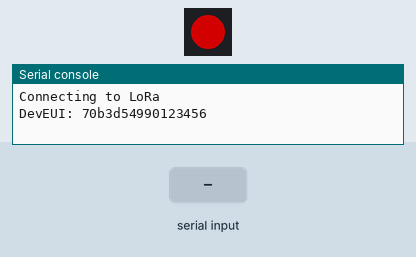
The program below on a simulated Pycom board running MicroPython. Parts: 1 RGB LEDs in strip order, left to right, the last lines printed to the serial console. Inputs (shaded band) come from the test bench. Dim RGB values are drawn brighter than linear; no radio messages arrive unless stated (any console line starting 'radio sent:' is added by the test bench); the LoRaWAN join succeeds after 3 s and a send takes 0.1 s.

Above: at 0.1 s.
At 6.2 s:
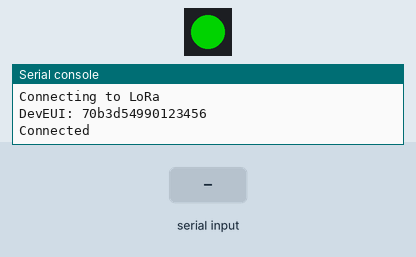
6.3 s: "1\n" received over the second serial link
At 6.35 s:
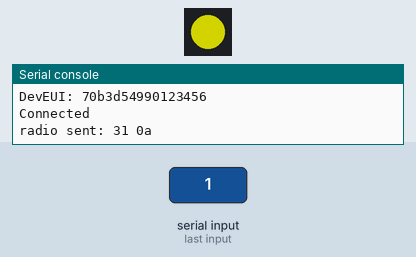
Timing chart, 0 to 9.3 s (numbered marks = the images above; inputs shaded):
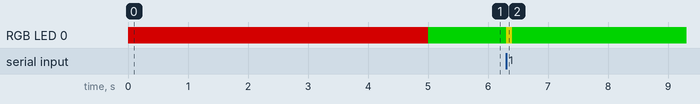

The program:

main.py
```python
# A Simple Lora Serial Modem
#
# Version 0.1
#
# Note: To register the LoPy on TTI, see
# - https://docs.pycom.io/gettingstarted/registration/lora/ttn/
# - https://docs.pycom.io/tutorials/networks/lora/lorawan-otaa/
#
# Authors: J. Barthelemy

from EasyLoraConnect import EasyLoraConnect
from network import LoRa
from machine import UART
import struct
import pycom
import machine
import os

try:
    print("Connecting to LoRa")
    pycom.rgbled(0x7f0000) # red
    lora = EasyLoraConnect()
    pycom.rgbled(0x007f00) # green
    print("Connected")

    uart = UART(1, 115200) # to change with the correct pin numbers!
    uart.init(115200, bits=8, parity=None, stop=1)
    os.dupterm(None)

    uart.readline()
    while True:
        payload = uart.readline()
        if payload is not None:
            pycom.rgbled(0x7f7f00) # yellow
            lora.send(payload)
            pycom.rgbled(0x007f00) # green

except Exception as e:
    print("Error...")
    print(e)
    print("Resetting the board...")
    machine.reset()
```

EasyLoraConnect.py
```python
import config
import time
import socket
import machine
import binascii
import ubinascii
from network import LoRa

class EasyLoraConnect(object):
    '''A simplistic class to connect and transmit data over LoRaWAN'''

    def __init__(self):
        '''Constructor'''
        self.lora = LoRa(mode=LoRa.LORAWAN, region=LoRa.AS923, tx_retries=config.N_TX, device_class=LoRa.CLASS_A)

        lora = LoRa()
        print("DevEUI: %s" % (ubinascii.hexlify(lora.mac()).decode('ascii')))

        self._join_lora()

    def _join_lora(self, force=False):
        '''Joining TTI'''

        counter = 0

        if not self.lora.has_joined() or force:

            # create an OTA authentication params
            app_eui = binascii.unhexlify(config.APP_EUI.replace(' ',''))
            app_key = binascii.unhexlify(config.APP_KEY.replace(' ',''))

            # join a network using OTAA if not previously done
            self.lora.join(activation=LoRa.OTAA, auth=(app_eui, app_key), timeout=0)

            # wait until the module has joined the network
            while not self.lora.has_joined():
                time.sleep(2.5)
                counter = counter + 1
                if counter >= config.MAX_TRY:
                    machine.reset()

    def send(self, payload):
        '''Sending data over LoraWan'''

        # create a LoRa socket
        s = socket.socket(socket.AF_LORA, socket.SOCK_RAW)

        # set the LoRaWAN data rate
        s.setsockopt(socket.SOL_LORA, socket.SO_DR, config.DATA_RATE)

        # make the socket blocking
        s.setblocking(True)

        # send the data
        s.send(payload)

        # closing the socket and saving the LoRa state
        s.close()
```

config.py
```python
# Lora Serial Modem Settings

# credentials
APP_EUI = '0000000000000000'                    # JoinEUI in TTI
APP_KEY = '000000000000000AAAAAAAAAAAAAAAAA'    # AppKey in TTI (Application setting)

# max number of connection attemps to TTN
MAX_TRY = 10

# number of packets to be transmit with the same data  (retries)
# default is 3
N_TX = const(3)

# data rate used to send message via LoRaWAN:
# 1 (slowest - longest range) to 4 (fastest - smallest range)
DATA_RATE = const(2)
```

boot.py
```python
# Lora Serial Modem
#
# Boot script

from network import WLAN
import pycom

# deactivate wifi
if pycom.wifi_on_boot:
    wlan = WLAN()
    wlan.deinit()
    pycom.wifi_on_boot(False)

# disabling the heartbeat
pycom.heartbeat(False)
```

Measured:
- after the input at 6.3 s, RGB LED 0: RGB(0, 127, 0) → RGB(127, 127, 0) at once, → RGB(0, 127, 0) 0.10 s later
